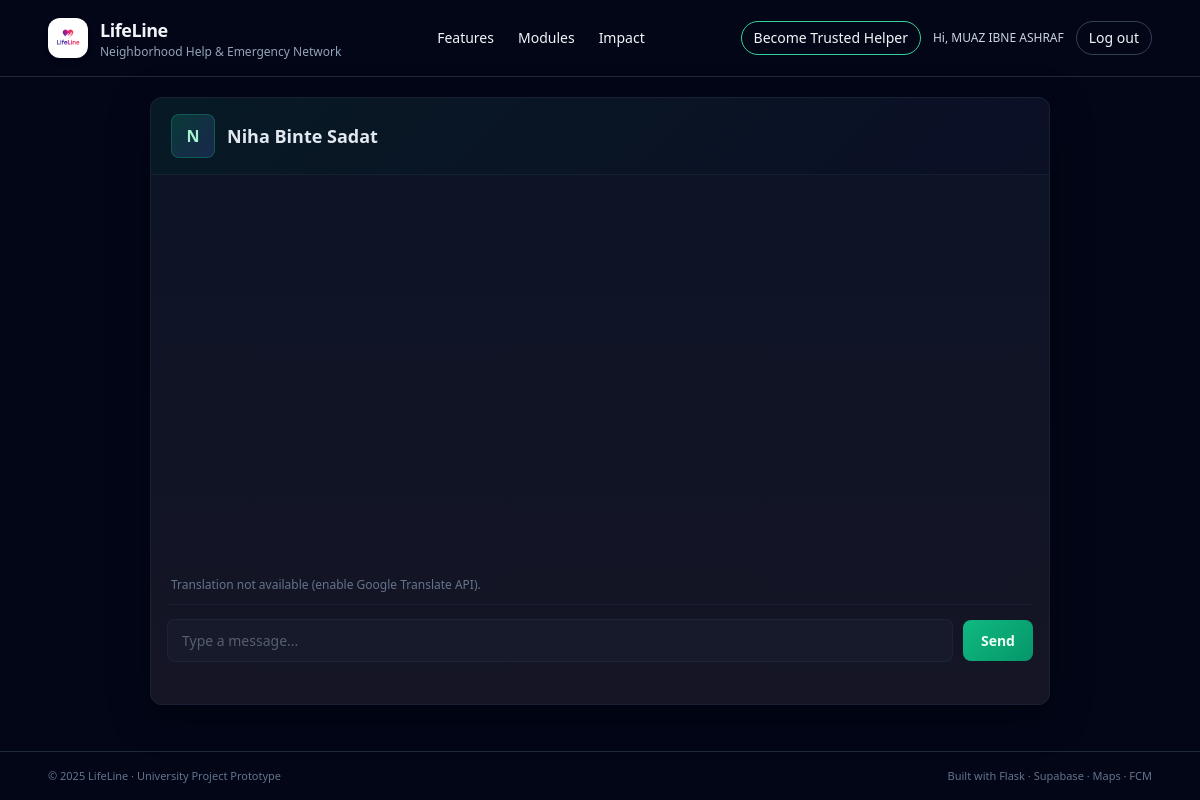
The page /chat/1 (signed in) on the database its author committed.
### app.py (models this page shows, shortened)
class User(db.Model):
    id = db.Column(db.Integer, primary_key=True)
    email = db.Column(db.String(255), unique=True, nullable=False)
    name = db.Column(db.String(120), nullable=False)
    password_hash = db.Column(db.String(255), nullable=True)
    is_trusted_helper = db.Column(db.Boolean, default=False)
    govt_id_number = db.Column(db.String(50), nullable=True)
    firebase_uid = db.Column(db.String(255), unique=True, nullable=True)
    otp_code = db.Column(db.String(6), nullable=True)
    otp_expires_at = db.Column(db.DateTime, nullable=True)
    id_verification_status = db.Column(db.String(20), default="none")  # none/pending/approved/rejected
    id_document_note = db.Column(db.String(255), nullable=True)

### app.py (the view)
@app.route("/chat/<int:other_user_id>")
@login_required
def chat_with_user(other_user_id):
    user = current_user()
    other = User.query.get_or_404(other_user_id)
    conv = get_or_create_conversation(user.id, other.id)
    messages = (
        ChatMessage.query.filter_by(conversation_id=conv.id).order_by(ChatMessage.created_at.asc()).limit(100).all()
    )
    return render_template("chat.html", conversation=conv, other_user=other, messages=messages)

### app.py (called while the page is built)
def get_or_create_conversation(user1_id, user2_id):
    a, b = sorted([int(user1_id), int(user2_id)])
    conv = Conversation.query.filter_by(user_a=a, user_b=b).first()
    if conv:
        return conv
    conv = Conversation(user_a=a, user_b=b)
    db.session.add(conv)
    db.session.commit()
    return conv

def current_user():
    if "user_id" in session:
        return User.query.get(session["user_id"])
    return None

def login_required(view_func):
    from functools import wraps
    @wraps(view_func)
    def wrapper(*args, **kwargs):
        if "user_id" not in session:
            next_url = request.path
            return redirect(url_for("login", next=next_url))
        return view_func(*args, **kwargs)
    return wrapper

@app.context_processor
def inject_user():
    translation_enabled = False
    if globals().get('gcloud_translate_client'):
        translation_enabled = True
    elif globals().get('gt_translator'):
        translation_enabled = True
    return dict(current_user=current_user(), translation_enabled=translation_enabled)

### templates/chat.html (shortened to what this page needs)
{% extends 'base.html' %}
{% block content %}
<div class="chat-container">
  <div class="chat-header">
    <div class="avatar">{{ other_user.name[0].upper() }}</div>
    <div>
      <h2>{{ other_user.name }}</h2>
    </div>
  </div>
  <div class="chat-window">
    <div class="messages" id="messages" aria-live="polite"></div>
    <div style="margin-bottom:10px;padding:0 4px;font-size:12px;color:#94a3b8">
      {% if translation_enabled %}
      <div style="display:flex;gap:8px;align-items:center;margin-bottom:8px;flex-wrap:wrap">
        <label for="translate_to" style="font-size:12px">Translate to:</label>
        <select id="translate_to" style="padding:4px 8px;border-radius:4px;border:1px solid rgba(30,41,59,0.8);background:rgba(30,41,59,0.3);color:#e2e8f0;font-size:12px">
          <option value="">(none)</option>
          <option value="en">English</option>
          <option value="es">Spanish</option>
          <option value="fr">French</option>
          <option value="bn">Bengali</option>
          <option value="ar">Arabic</option>
        </select>
        <label style="font-size:12px;display:flex;align-items:center;gap:4px"><input type="checkbox" id="auto_translate"> Auto-translate</label>
      </div>
      {% else %}
      <span style="color:#64748b">Translation not available (enable Google Translate API).</span>
      {% endif %}
    </div>
    <div class="chat-input-bar">
      <input id="message_input" class="chat-input" placeholder="Type a message..." />
      <button id="send_btn" class="send-btn">Send</button>
    </div>
    <div class="typing-indicator" id="typing"></div>
  </div>
</div>
{% endblock %}

### templates/base.html (shortened to what this page needs)
<!DOCTYPE html>
<html lang="en">
  <head>
    <script src="https://cdn.tailwindcss.com"></script>
    <link
      rel="stylesheet"
      href="{{ url_for('static', filename='css/main.css') }}"
    />
  </head>
  <body class="bg-slate-950 text-slate-100 min-h-screen flex flex-col">
    <header class="w-full border-b border-slate-800">
      <nav class="w-full px-6 md:px-12 py-4 flex items-center justify-between">
        <a
          href="{{ url_for('home') }}"
          class="flex items-center gap-3 hover:opacity-80 transition"
        >
          <div
            class="h-10 w-10 rounded-xl bg-white flex items-center justify-center shadow-md"
          >
            <img
              src="{{ url_for('static', filename='images/lifeline_logo.png') }}"
              alt="LifeLine Logo"
              class="h-8 w-8 object-contain"
            />
          </div>
          <div>
            <h1 class="text-lg font-semibold tracking-tight">LifeLine</h1>
            <p class="text-xs text-slate-400">
              Neighborhood Help & Emergency Network
            </p>
          </div>
        </a>
        <div class="hidden md:flex items-center gap-6 text-sm">
          <a href="#features" class="hover:text-emerald-300 transition"
            >Features</a
          >
          <a href="#modules" class="hover:text-emerald-300 transition"
            >Modules</a
          >
          <a href="#impact" class="hover:text-emerald-300 transition">Impact</a>
        </div>
        <div class="flex items-center gap-3">
          {% if session.get('user_id') %}  {% if session.get('is_trusted_helper') %}
          <span
            class="text-[10px] px-2 py-1 rounded-full bg-emerald-600/20 text-emerald-300 border border-emerald-500/50 hidden md:inline"
          >
            ✔ Trusted Helper
          </span>
          {% else %}
          <a
            href="{{ url_for('trusted_helper') }}"
            class="text-xs md:text-sm px-3 py-1.5 rounded-full border border-emerald-400 hover:border-emerald-300 hover:text-emerald-300 transition"
          >
            Become Trusted Helper
          </a>
          {% endif %}
          <span class="hidden md:inline text-xs text-slate-300">
            Hi, {{ session.get('user_name') }}
          </span>
          <a
            href="{{ url_for('logout') }}"
            class="text-xs md:text-sm px-3 py-1.5 rounded-full border border-slate-700 hover:border-rose-400 hover:text-rose-300 transition"
          >
            Log out
          </a>
          {% endif %}
        </div>
      </nav>
    </header>
    <main class="flex-1 w-full">{% block content %}{% endblock %}</main>
    <footer class="border-t border-slate-800">
      <div
        class="w-full px-6 md:px-12 py-4 flex flex-col md:flex-row justify-between items-center gap-2 text-[11px] text-slate-500"
      >
        <p>© 2025 LifeLine · University Project Prototype</p>
        <p>Built with Flask · Supabase · Maps · FCM</p>
      </div>
    </footer>
  </body>
</html>

### static/css/main.css (style rules this page uses)
body { -webkit-font-smoothing: antialiased; }
.chat-container { max-width:900px; margin:20px auto; display:flex; flex-direction:column; height:76vh; background:rgba(15,23,42,0.4); border:1px solid rgba(30,41,59,0.8); border-radius:12px; overflow:hidden; box-shadow:0 10px 40px rgba(0,0,0,0.4); }
.chat-header { background:linear-gradient(135deg, rgba(16,185,129,0.08) 0%, rgba(99,102,241,0.04) 100%); border-bottom:1px solid rgba(30,41,59,0.6); color:#e2e8f0; padding:16px 20px; display:flex; align-items:center; gap:12px; }
.chat-header h2 { font-size:18px;font-weight:600;margin:0;color:#e2e8f0; }
.chat-header .avatar { width:44px;height:44px;border-radius:8px;background:linear-gradient(135deg, rgba(16,185,129,0.2), rgba(99,102,241,0.2));overflow:hidden;flex-shrink:0;border:1px solid rgba(16,185,129,0.3);display:flex;align-items:center;justify-content:center;color:#a7f3d0;font-weight:600;font-size:16px; }
.chat-window { background:linear-gradient(180deg, rgba(15,23,42,0.7) 0%, rgba(30,27,42,0.6) 100%); flex:1;display:flex;flex-direction:column;padding:16px;border-radius:0; }
.messages { display:flex;flex-direction:column;gap:10px;overflow:auto;padding:8px 4px;flex:1; }
.chat-input-bar { display:flex;gap:10px;padding:14px 0;background:transparent;align-items:center;border-top:1px solid rgba(30,41,59,0.6); }
.chat-input { flex:1;border-radius:8px;padding:10px 14px;border:1px solid rgba(30,41,59,0.8);background:rgba(30,41,59,0.3);color:#e2e8f0;font-size:14px;transition:all 0.2s; }
.chat-input::placeholder { color:rgba(148,163,184,0.5) }
.send-btn { background:linear-gradient(135deg, #10b981 0%, #059669 100%); color:#f0fdf4;border:none;padding:10px 18px;border-radius:8px;cursor:pointer;font-size:14px;font-weight:600;transition:all 0.2s;flex-shrink:0; }
.typing-indicator { font-size:13px;color:#94a3b8;padding:6px 0;font-style:italic }

### rows shown on the page
User: get "MUAZ IBNE ASHRAF"
User: name "N", name "Niha Binte Sadat"
